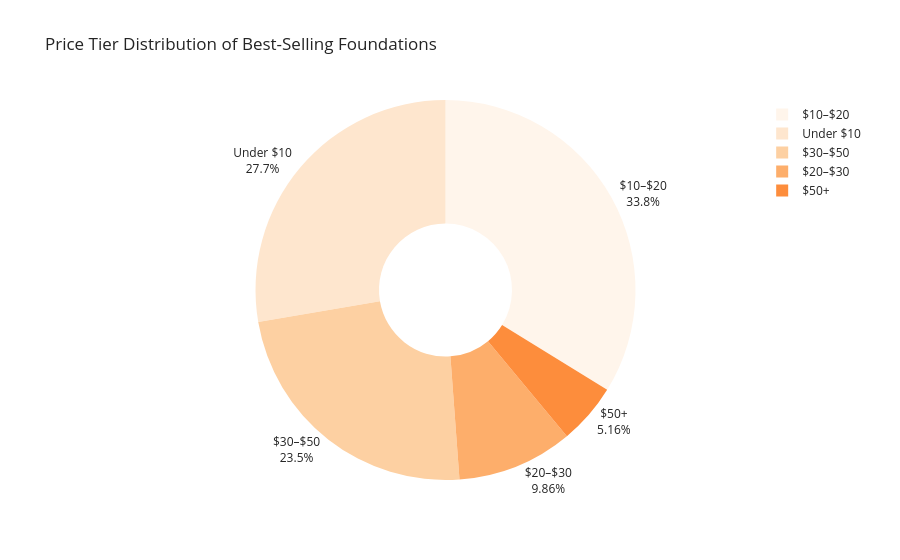

Notebook source saved alongside this figure:
### Markdown cell above
### 4.3 Price Tier Share

### Code cell
tier_counts = df["price_tier"].value_counts().reset_index()
tier_counts.columns = ["price_tier", "count"]

fig = px.pie(
    tier_counts,
    names="price_tier",
    values="count",
    title="Price Tier Distribution of Best-Selling Foundations",
    color_discrete_sequence=px.colors.sequential.Oranges,
    template=PLOTLY_TEMPLATE,
    hole=0.35,
)
fig.update_traces(textposition="outside", textinfo="percent+label")
fig.show()

### Figure 1 — Plotly figure (JSON) as saved in the notebook; plotly's stock layout.template omitted (floating-point values rounded to 4 significant figures)
{"data": [{"domain": {"x": [0, 1], "y": [0, 1]}, "hole": 0.35, "hovertemplate": "price_tier=%{label}<br>count=%{value}<extra></extra>", "labels": ["$10–$20", "Under $10", "$30–$50", "$20–$30", "$50+"], "legendgroup": "", "name": "", "showlegend": true, "textinfo": "percent+label", "textposition": "outside", "type": "pie", "values": [72, 59, 50, 21, 11]}], "layout": {"legend": {"tracegroupgap": 0}, "piecolorway": ["rgb(255,245,235)", "rgb(254,230,206)", "rgb(253,208,162)", "rgb(253,174,107)", "rgb(253,141,60)", "rgb(241,105,19)", "rgb(217,72,1)", "rgb(166,54,3)", "rgb(127,39,4)"], "title": {"text": "Price Tier Distribution of Best-Selling Foundations"}}}
